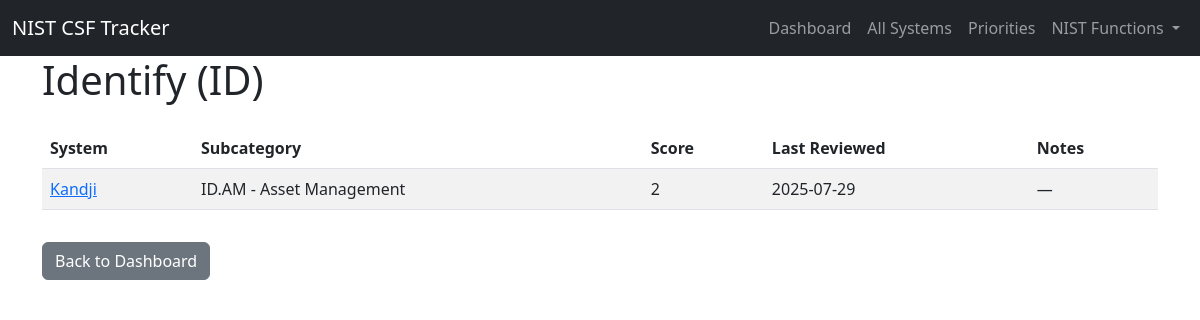
The page /functions/ID on the database its author committed.
### app/models.py (models this page shows, shortened)
class Category(db.Model):
    __tablename__ = 'categories'
    id = db.Column(db.Integer, primary_key=True)
    code = db.Column(db.String(10), nullable=False, unique=True)
    name = db.Column(db.String(100), nullable=False)
    description = db.Column(db.Text)
    subcategories = db.relationship('Subcategory', backref='category', lazy=True)

class System(db.Model):
    __tablename__ = 'systems'
    id = db.Column(db.Integer, primary_key=True)
    name = db.Column(db.String(100), nullable=False, unique=True)
    description = db.Column(db.Text)
    owner = db.Column(db.String(100))
    notes = db.Column(db.Text)
    added_on = db.Column(db.DateTime, default=datetime.utcnow)
    mappings = db.relationship('SystemMapping', backref='system', lazy=True)

class SystemMapping(db.Model):
    __tablename__ = 'system_mappings'
    id = db.Column(db.Integer, primary_key=True)
    system_id = db.Column(db.Integer, db.ForeignKey('systems.id'), nullable=False)
    subcategory_id = db.Column(db.Integer, db.ForeignKey('subcategories.id'), nullable=False)
    score = db.Column(db.Integer, nullable=False)
    last_reviewed = db.Column(db.DateTime, default=datetime.utcnow)
    reviewer = db.Column(db.String(100))
    notes = db.Column(db.Text)
    reviews = db.relationship('Review', backref='mapping', lazy=True)

class Subcategory(db.Model):
    __tablename__ = 'subcategories'
    id = db.Column(db.Integer, primary_key=True)
    category_id = db.Column(db.Integer, db.ForeignKey('categories.id'), nullable=False)
    code = db.Column(db.String(20), nullable=False, unique=True)
    name = db.Column(db.String(255), nullable=False)
    description = db.Column(db.Text)
    priority = db.Column(db.Enum(PriorityLevel), default=PriorityLevel.MEDIUM)
    system_mappings = db.relationship('SystemMapping', backref='subcategory', lazy=True)

### app/routes.py (the view)
@bp.route('/functions/<function>')
def view_function(function):
    code = function.upper()
    category = Category.query.filter_by(code=code).first_or_404()
    subcategories = Subcategory.query.filter_by(category_id=category.id).all()
    subcat_ids = [s.id for s in subcategories]
    mappings = SystemMapping.query.filter(
        SystemMapping.subcategory_id.in_(subcat_ids)
    ).all()
    system_map = defaultdict(list)
    for m in mappings:
        system_map[m.system].append(m)
    return render_template('function_detail.html',
                           category=category,
                           system_map=system_map)

### app/templates/function_detail.html
{% extends 'layout.html' %}
{% block content %}
<h1 class="mb-4">{{ category.name }} ({{ category.code }})</h1>
<table class="table table-striped table-hover">
  <thead>
    <tr>
      <th>System</th>
      <th>Subcategory</th>
      <th>Score</th>
      <th>Last Reviewed</th>
      <th>Notes</th>
    </tr>
  </thead>
  <tbody>
    {% for system, maps in system_map.items() %}
      {% for m in maps %}
      <tr>
        <td>
          <a href="{{ url_for('main.system_detail', system_id=system.id) }}">
            {{ system.name }}
          </a>
        </td>
        <td>{{ m.subcategory.code }} - {{ m.subcategory.name }}</td>
        <td>{{ m.score }}</td>
        <td>{{ m.last_reviewed.strftime('%Y-%m-%d') if m.last_reviewed else 'N/A' }}</td>
        <td>{{ m.notes or '—' }}</td>
      </tr>
      {% endfor %}
    {% endfor %}
  </tbody>
</table>
<a href="{{ url_for('main.dashboard') }}" class="btn btn-secondary mt-3">Back to Dashboard</a>
{% endblock %}

### rows shown on the page
Category: name "Identify", code "ID"
System: name "Kandji"
SystemMapping: subcategory.code "ID.AM", subcategory.name "Asset Management", score "2", last_reviewed "2025-07-29", notes "—"
